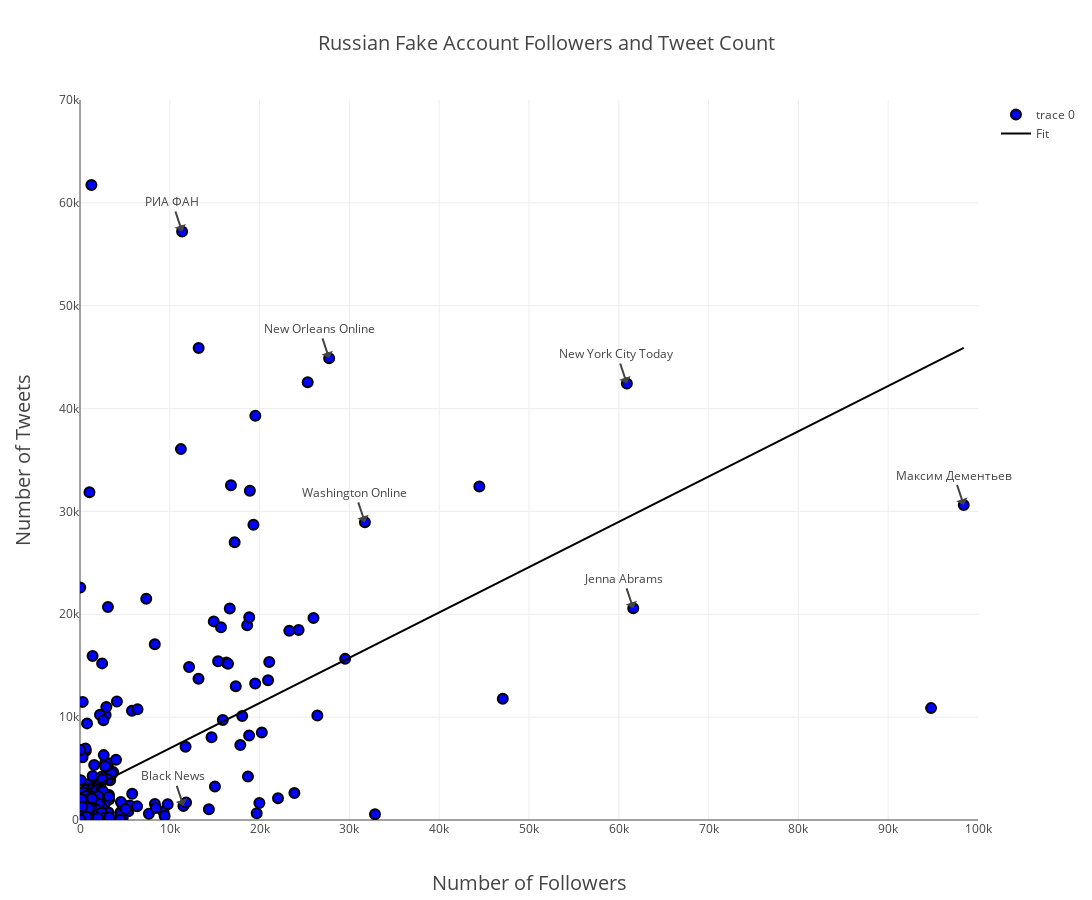

The code cell stored with this chart in its notebook:
### Code cell
trace = go.Scatter(
    x = users.followers_count,
    y = users.statuses_count,
    mode = 'markers',
    text = users.name,
    marker = dict(size = 10,
        color = 'blue',
        line = dict(
            width = 2,
            color = 'rgb(0, 0, 0)'
        ))
)

trace2 = go.Scatter(
                  x=users.followers_count,
                  y=line,
                  mode='lines',
                  marker=go.Marker(color='black'),
                  name='Fit'
                  )

data = [trace, trace2]

layout = Layout(
    title = "Russian Fake Account Followers and Tweet Count",
    xaxis=dict(
            title='Number of Followers',
            dtick=10000,
            range=[0, 100000],
            titlefont=dict(
            size=20,
        )
    ),
   
    yaxis = dict(
        title='Number of Tweets',
        range=[0, 70000],
        titlefont=dict(
            size=20,
        )
    ),
    
    annotations=[dict(y=20576,x=61609,xref='x',
            yref='y',text='Jenna Abrams'),
                dict(y=42438,x=60897,xref='x',
            yref='y',text='New York City Today'),
                dict(y=44882,x=27745,xref='x',
            yref='y',text='New Orleans Online'),
                dict(x=98412,y=30624,xref='x',
            yref='y',text='Максим Дементьев'),
                dict(y=1370,x=11518,xref='x',
            yref='y',text='Black News'),
                dict(y=57212,x=11370,xref='x',
            yref='y',text='РИА ФАН'),
                dict(y=28939,x=31729,xref='x',
            yref='y',text='Washington Online')]
)
fig = Figure(data=data, layout=layout)
fig['layout'].update(height=900, width=1200, titlefont=dict(size=20))
iplot(fig)

### Figure 1 — Plotly figure (JSON) as saved in the notebook; plotly's stock layout.template omitted (floating-point values rounded to 4 significant figures; data arrays with more than 128 entries replaced by an {"elided": "..."} marker saying what was removed)
{"data": [{"marker": {"color": "blue", "line": {"color": "rgb(0, 0, 0)", "width": 2}, "size": 10}, "mode": "markers", "text": {"elided": "384 str values"}, "type": "scatter", "x": {"elided": "384 int values"}, "y": {"elided": "384 int values"}}, {"marker": {"color": "black"}, "mode": "lines", "name": "Fit", "type": "scatter", "x": {"elided": "384 int values"}, "y": {"elided": "384 float values"}}], "layout": {"annotations": [{"text": "Jenna Abrams", "x": 61609, "xref": "x", "y": 20576, "yref": "y"}, {"text": "New York City Today", "x": 60897, "xref": "x", "y": 42438, "yref": "y"}, {"text": "New Orleans Online", "x": 27745, "xref": "x", "y": 44882, "yref": "y"}, {"text": "Максим Дементьев", "x": 98412, "xref": "x", "y": 30624, "yref": "y"}, {"text": "Black News", "x": 11518, "xref": "x", "y": 1370, "yref": "y"}, {"text": "РИА ФАН", "x": 11370, "xref": "x", "y": 57212, "yref": "y"}, {"text": "Washington Online", "x": 31729, "xref": "x", "y": 28939, "yref": "y"}], "height": 900, "title": "Russian Fake Account Followers and Tweet Count", "titlefont": {"size": 20}, "width": 1200, "xaxis": {"dtick": 10000, "range": [0, 100000], "title": "Number of Followers", "titlefont": {"size": 20}}, "yaxis": {"range": [0, 70000], "title": "Number of Tweets", "titlefont": {"size": 20}}}}
